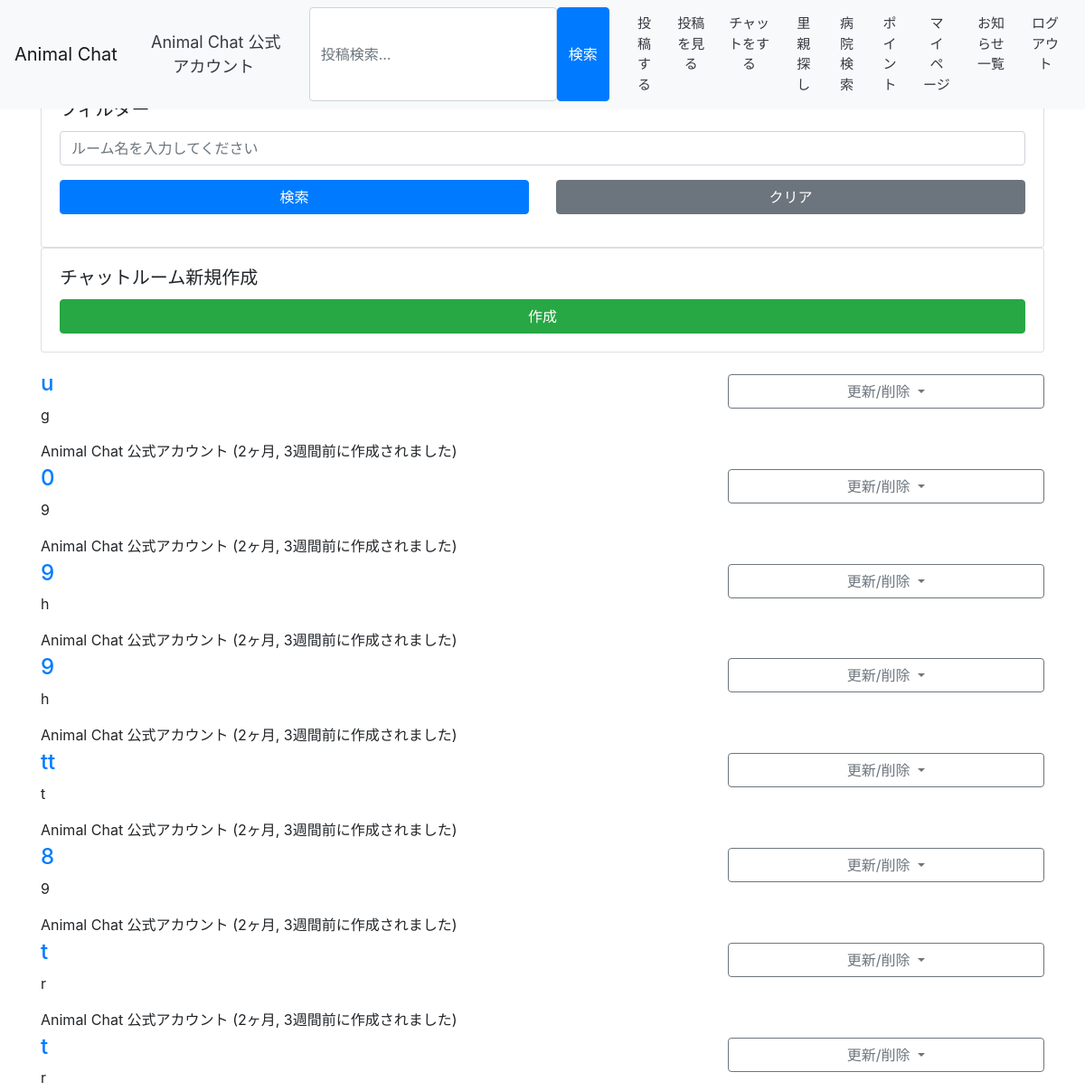
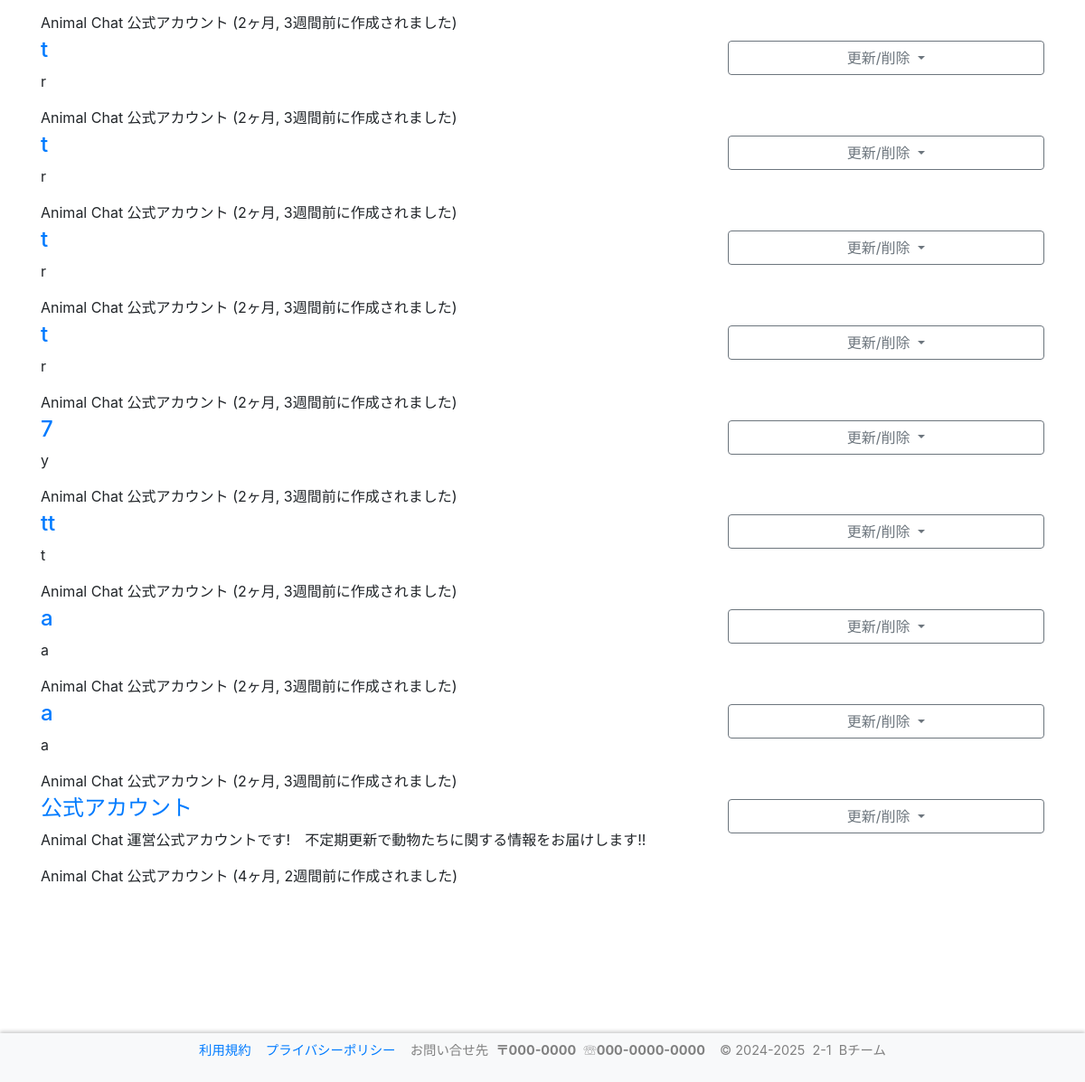
The page /chat/ (signed in) on the database its author committed (2 pictures, top to bottom).
### accounts/models.py (models this page shows)
class User(AbstractBaseUser, PermissionsMixin):
    screen_name = models.CharField(
        gettext_lazy('アカウント名'),
        max_length=128,
        default='',
        blank=True,
        help_text=gettext_lazy('128文字以内で入力してください'),
    )
    email = models.EmailField(gettext_lazy('メールアドレス'), unique=True)
    is_staff = models.BooleanField(
        gettext_lazy('staff status'),
        default=False,
        help_text=gettext_lazy('Designates whether the user can log into this admin site.'),
    )
    is_active = models.BooleanField(
        gettext_lazy('active'),
        default=True,
        help_text=gettext_lazy(
            'Designates whether this user should be treated as active. Unselect this instead of deleting accounts.'
        ),
    )
    date_joined = models.DateTimeField(gettext_lazy('date joined'), default=timezone.now)
    objects = CustomUserManager()
    points = models.IntegerField(
        default=0,
        blank=True,
        null=True,
    )
    pt_give = models.IntegerField(
        default=0,
        blank=True,
        null=True,
    )
    pt_temp = models.IntegerField(
        default=0,
        blank=True,
        null=True,
    )
    icon = models.ImageField(
        upload_to='icon',
        verbose_name='画像',
        null=True,
        blank=True,
        default="icon/default.png",
    )
    profile = models.TextField(
        gettext_lazy('プロフィール'),
        max_length=200,
        null=True,
        default='',
        blank=True,
        help_text=gettext_lazy('200文字以内で入力してください'),
    )
    USERNAME_FIELD = 'email'
    REQUIRED_FIELDS = []
    class Meta:
        verbose_name = gettext_lazy('user')
        verbose_name_plural = gettext_lazy('users')
    def __str__(self):
        return self.__unicode__()
    def __unicode__(self):
        return self.screen_name or self.email

### chat/models.py (models this page shows, shortened)
class Room(models.Model):
    host = models.ForeignKey(User, on_delete=models.CASCADE)
    name = models.CharField(gettext_lazy('ルーム名'), max_length=64)
    description = models.TextField(gettext_lazy('説明文'), max_length=128)
    participants = models.ManyToManyField(User, related_name='rooms', verbose_name=gettext_lazy('参加者を選択'), blank=True)
    created_at = models.DateTimeField(gettext_lazy('Created time'), default=timezone.now)
    objects = RoomQueryset.as_manager()

### chat/views.py (the view)
# urls.py: path('', views.Index.as_view(), name='index'),
class Index(LoginRequiredMixin, ListView):
    login_url = '/login/'
    model = models.Room
    template_name = 'chat/index.html'
    context_object_name = 'room_ctx'
    pagenate_by = 10
    def get_queryset(self):
        queryset = super().get_queryset()
        form = forms.SearchForm(self.request.GET or None)
        keywords = form.get_keywords()
        return queryset.filtering(user=self.request.user, keywords=keywords)
    def get_context_data(self, **kwargs):
        context = super().get_context_data(**kwargs)
        context['search_form'] = forms.SearchForm(self.request.GET or None)
        return context

### chat/forms.py
class SearchForm(forms.Form):
    keywords = forms.CharField(
        label=gettext_lazy('キーワード'),
        required=False,
        widget=forms.TextInput(attrs={
            'placeholder': gettext_lazy('ルーム名を入力してください'),
            'class': 'form-control',
        }),
    )
    def get_keywords(self):
        init_keywords = ''
        keywords = init_keywords
        if self.is_valid():
            keywords = self.cleaned_data.get('keywords', init_keywords)
        return keywords

### chat/models.py (called while the page is built)
    def _related_user(self, user=None):
        try:
            queryset = self.filter(models.Q(host=user) | models.Q(participants__in=[user.pk]))
        except:
            queryset = self
        return queryset

    def filtering(self, user=None, keywords='', order='-created_at'):
        words = keywords.split()
        queryset = self._related_user(user=user)
        if words:
            condition = reduce(operator.or_, (models.Q(name__icontains=word) for word in words))
            queryset = queryset.filter(condition)
        return queryset.order_by(order).distinct()

### templates/chat/index.html (shortened to what this page needs)
{% extends 'base.html' %}
{% load humanize %}
{% block content %}
<br>
<div class="row justify-content-center">
    <div class="col-12">
        <div class="card">
            <div class="card-body">
                <h5 class="card-title">フィルター</h5>
                <form action="", method="GET">
                    <div class="form-group row">
                        <div class="col-12">
                            {{ search_form.keywords }}
                        </div>
                    </div>
                    <div class="form-group row">
                        <div class="col-12 col-sm-12 col-md-12 col-lg-6 col-xl-6">
                            <button type="submit" class="btn btn-primary btn-block">検索</button>
                        </div>
                        <div class="col-12 col-sm-12 col-md-12 col-lg-6 col-xl-6">
                            <a href="{% url 'chat:index' %}" class="btn btn-secondary btn-block">クリア</a>
                        </div>
                    </div>
                </form>
            </div>
        </div>
    </div>
</div>
<div class="row justify-content-center">
    <div class="col-12">
        <div class="card">
            <div class="card-body">
                <h5 class="card-title">チャットルーム新規作成</h5>
                <div class="row">
                    <div class="col-12">
                        <a href="{% url 'chat:create_room' %}" class="btn btn-success btn-block">作成</a>
                    </div>
                </div>
            </div>
        </div>
    </div>
</div>
<div class="row justify-content-center mt-3">
    <div class="col-12">
        <section>
        {% for room in room_ctx %}
            <article>
                <div class="row">
                    <div class="col-8">
                        <h4 class="h4 mt-1"><a href="{% url 'chat:enter_room' room.pk %}">{{ room.name }}</a></h4>
                        <p>{{ room.description }}</p>
                        <div>
                            <span>{{ room.host|stringformat:"s" }}</span>
                            <time datetime="{{ room.created_at|date:'Y-m-d' }}">({{ room.created_at|naturaltime }}に作成されました)</time>
                        </div>
                    </div>
                    <div class="col-4">
                    {% if room.host.pk == user.pk %}
                        <div class="dropdown mt-2">
                            <a class="btn btn-outline-secondary btn-block dropdown-toggle" href="#" role="button"
                                id="dropdownMenuLink{{ forloop.counter }}" data-toggle="dropdown" aria-haspopup="true" aria-expanded="false">
                                更新/削除
                            </a>
                        </div>
                    {% endif %}
                    </div>
                </div>
            </article>
        {% empty %}
            <article>
                <p>No rooms exists.</p>
            </article>
        {% endfor %}
        </section>
    </div>
</div>
{% endblock %}

### templates/base.html (shortened to what this page needs)
<!doctype html>
<html lang="ja">
{% load static %}
<head>
    <link rel="stylesheet" href="https://cdn.jsdelivr.net/npm/bootstrap@4.6.0/dist/css/bootstrap.min.css"
>
    <link rel="stylesheet" href="https://cdn.jsdelivr.net/gh/gitbrent/bootstrap4-toggle@3.6.1/css/bootstrap4-toggle.min.css">
</head>
<header>
    <nav class="navbar navbar-expand-lg navbar-light bg-light">
            <a class="navbar-brand" href="{% url 'accounts:index' %}">Animal Chat</a>
        {% if user.is_authenticated %}
            <form method="get" action="{% url 'accounts:mypage' %}" >
                <button type="submit" class="btn btn-light text-dark me-2" style="font-size:18px;">
                    &nbsp{{ user|stringformat:"s" }}
                </button>
            </form>
        {% endif %}
        <div class="collapse navbar-collapse" id="navbarSupportedContent">
            <ul class="navbar-nav mr-auto">
                <br>
                <form method="get" action="{% url "post:posts_search" %}" class="col-12 col-lg-auto mb-2 mb-lg-0" role="search" style="display: flex;">
                    <input type="search" class="form-control" placeholder="投稿検索..." aria-label="Search" name="keyword" value="{{ request.GET.keyword }}" style="width:auto; height:auto;">
                    <input type="submit" value="検索" class="btn btn-primary ">
                </form>
                {% if user.is_authenticated %}
                    <form method="post" action="{% url 'post:posts' %}" >
                        <button type="submit" class="btn btn-light text-dark me-2" style=font-size:15px;>投稿する</button>
                    </form>
                    <form method="get" action="{% url 'post:posts_search' %}" >
                        <button type="submit" class="btn btn-light text-dark me-2" style=font-size:15px; style=font-size:15px;>投稿を見る</button>
                    </form>
                    <form method="get" action="{% url 'chat:index' %}" >
                        <button type="submit" class="btn btn-light text-dark me-2" style=font-size:15px;>チャットをする</button>
                    </form>
                    <form method="get" action="{% url 'accounts:adopt' %}" >
                        <button type="submit" class="btn btn-light text-dark me-2" style=font-size:15px;>里親探し</button>
                    </form>
                    <form method="get" action="{% url 'contents:hospital_list' %}" >
                        <button type="submit" class="btn btn-light text-dark me-2" style=font-size:15px;>病院検索</button>
                    </form>
                    <form method="get" action="{% url 'accounts:points' %}" >
                        <button type="submit" class="btn btn-light text-dark me-2" style=font-size:15px;>ポイント</button>
                    </form>
                    <form method="get" action="{% url 'accounts:mypage' %}" >
                        <button type="submit" class="btn btn-light text-dark me-2" style=font-size:15px;>マイページ</button>
                    </form>
                    <form method="get" action="{% url 'contents:notice_l' %}" >
                        <button type="submit" class="btn btn-light text-dark me-2" style=font-size:15px;>お知らせ一覧</button>
                    </form>
                    <form method="get" action="{% url 'accounts:logoutchk' %}">
                        <button type="submit" class="btn btn-light text-dark me-2" style=font-size:15px;>ログアウト</button>
                    </form>
                {% else %}
                    <form method="post" action="{% url 'accounts:login' %}">
                        {% csrf_token %}
                        <button type="submit" class="btn btn-light text-dark me-2" style=font-size:15px;>ログイン</button>
                    </form>
                {% endif %}
            </ul>
        </div>
    </nav>
</header>
    <body>
    <div class="container mt-3">
        <br>
        <br>
        {% block content %}{% endblock %}
        <p style="height:200px;">&nbsp</p>
    </div>
    </body>
</body>
    <footer>
        <nav class="navbar navbar-expand-lg navbar-light bg-light" id="footer_js">
            <div class=" navbar-collapse" id="navbarSupportedContent" style="text-align:center;">
                <ul class="navbar-nav mr-auto" style="margin: auto;">
                    <li><a href="{% url 'contents:terms' %}">利用規約</a>&nbsp&nbsp&nbsp&nbsp<a href="{% url 'contents:privacy_policy' %}">プライバシーポリシー</a></li>
                    <li>
                        <div class="contact">
                            <p>お問い合せ先&nbsp&nbsp<b>〒000-0000</b>&nbsp&nbsp☏<b>000-0000-0000</b></p>
                        </div>
                    </li>
                    <li>
                        <div class="copyright" >
                            <p>© 2024-2025&nbsp&nbsp2-1&nbsp&nbspBチーム</p>
                        </div>
                    </li>
                </ul>
            </div>
        </nav>
    </footer>
</html>

### templates/base.html (style rules this page uses)
header { position: fixed; top: 0; left: 0; width: 100%; z-index:1; background-color: #333; color: #fff; justify-content: space-between; align-items: center; flex-wrap: nowrap; box-shadow: 0 -2px 4px rgba(0, 0, 0, 0.2); font-size: 0.9em; }
footer { position: fixed; bottom: 0; left:0; width: 100%; z-index:1; color: #808080; justify-content: space-between; align-items: center; flex-wrap: nowrap; box-shadow: 0 -2px 4px rgba(0, 0, 0, 0.2); font-size: 0.9em; }

### rows shown on the page
User: screen_name "Animal Chat 公式アカウント"
Room: name "u", description "g", host "Animal Chat 公式アカウント", created_at "2ヶ月, 3週間前"
Room: name "0", description "9", host "Animal Chat 公式アカウント", created_at "2ヶ月, 3週間前"
Room: name "9", description "h", host "Animal Chat 公式アカウント", created_at "2ヶ月, 3週間前"
Room: name "9", description "h", host "Animal Chat 公式アカウント", created_at "2ヶ月, 3週間前"
Room: name "tt", description "t", host "Animal Chat 公式アカウント", created_at "2ヶ月, 3週間前"
Room: name "8", description "9", host "Animal Chat 公式アカウント", created_at "2ヶ月, 3週間前"
Room: name "t", description "r", host "Animal Chat 公式アカウント", created_at "2ヶ月, 3週間前"
Room: name "t", description "r", host "Animal Chat 公式アカウント", created_at "2ヶ月, 3週間前"
Room: name "t", description "r", host "Animal Chat 公式アカウント", created_at "2ヶ月, 3週間前"
Room: name "t", description "r", host "Animal Chat 公式アカウント", created_at "2ヶ月, 3週間前"
Room: name "t", description "r", host "Animal Chat 公式アカウント", created_at "2ヶ月, 3週間前"
Room: name "t", description "r", host "Animal Chat 公式アカウント", created_at "2ヶ月, 3週間前"
Room: name "7", description "y", host "Animal Chat 公式アカウント", created_at "2ヶ月, 3週間前"
Room: name "tt", description "t", host "Animal Chat 公式アカウント", created_at "2ヶ月, 3週間前"
Room: name "a", description "a", host "Animal Chat 公式アカウント", created_at "2ヶ月, 3週間前"
Room: name "a", description "a", host "Animal Chat 公式アカウント", created_at "2ヶ月, 3週間前"
Room: name "公式アカウント", description "Animal Chat 運営公式アカウントです! 不定期更新で動物たちに関する情報をお届けします!!", host "Animal Chat 公式アカウント", created_at "4ヶ月, 2週間前"
